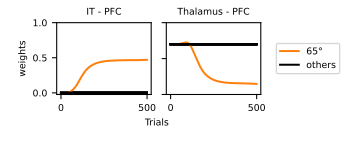

Python code for this plot:

import pylab as plt
import numpy as np
import matplotlib.patches as mpatches
from matplotlib.colors import LinearSegmentedColormap
from scipy import stats
import itertools


"""

Load 1 simulation
Plot weights ITPFC and VAPFC

"""


###  Plot general paramters
degSign=u"\u00b0"

font1={'fontsize': 7,
 'fontweight' : 'normal'}
font2={'fontsize': 11,
 'fontweight' : 'normal'}
font1p={'size': 7,
 'weight' : 'normal'}#p for legends

scaling=95/150

figB=int(150*scaling)#mm
figH=int(60*scaling)#mm
figRes=1000#dpi


###  Plot specific parameters
simulations=[['2020_09_16_mainExperiment_T1', [1,2,3,4,6,8]], ['2020_09_17_mainExperiment_T1', [4,5,7,8]], ['2020_09_21_mainExperiment_T1', [1,2,3,5]]]
num_simulations=len(list(itertools.chain.from_iterable([simulations[i][1] for i in range(len(simulations))])))

plotB=int(40*scaling)#
plotH=int(30*scaling)#

colBarB=int(3*scaling)
colBarH=int(20*scaling)

yLabelB=int(85*scaling)
yLabelH=int(5*scaling)

PosX=[int(10*scaling)]*2#mm
PosY=[int(25*scaling),int(70*scaling)]#mm

colBarX=int(15*scaling)
colBarY=int(115*scaling)

yLabelX=int(49*scaling)
yLabelY=int(25*scaling)

orientations = [10,15,20,25,30,35,40,45,50,55,60,65,70,75,80,85]
cols=['k','k','k','k','k','k','k','k','k','k','k','C1','k','k','k','k']
labels=['_nolegend_','_nolegend_','_nolegend_','_nolegend_','_nolegend_','_nolegend_','_nolegend_','_nolegend_','_nolegend_','_nolegend_','_nolegend_','65'+degSign,'_nolegend_','_nolegend_','_nolegend_','others']

maxTrial=500



#General figure
plt.figure(1,figsize=(figB*0.03937007874,figH*0.03937007874), dpi=figRes)
plt.subplots_adjust(top=1,bottom=0,left=0,right=1.0,hspace=0,wspace=0)

ax1=plt.subplot2grid((figH,figB),(PosX[0],PosY[0]), colspan=plotB, rowspan=plotH)
ax2=plt.subplot2grid((figH,figB),(PosX[1],PosY[1]), colspan=plotB, rowspan=plotH)


axyLabel=plt.subplot2grid((figH,figB),(yLabelX,yLabelY), colspan=yLabelB, rowspan=yLabelH)

#Load data
w_ITPFC=np.zeros((maxTrial,16))
w_VAPFC=np.zeros((maxTrial,16))
for folder, simIDs in simulations:
	for simID in simIDs:
		w_ITPFC_temp=np.load('../data/'+folder+'/w_ITPFC'+str(simID)+'.npy')
		w_VAPFC_temp=np.load('../data/'+folder+'/w_VAPFC'+str(simID)+'.npy')
		trials=0	
		for idx in range(w_ITPFC_temp.shape[0]):
			if w_ITPFC_temp[idx,:,:].sum()!=0:
				trials+=1

		w_ITPFC_temp=np.sum(w_ITPFC_temp,2)

		w_ITPFC+=w_ITPFC_temp[:maxTrial,:]/float(num_simulations)
		w_VAPFC+=w_VAPFC_temp[:maxTrial,:,0]/float(num_simulations)

print('min ',w_ITPFC.min(),w_VAPFC.min())
print('max ',w_ITPFC.max(),w_VAPFC.max())

for idx, orientation in enumerate(orientations):
	ax1.plot(w_ITPFC[:,idx], color=cols[idx], label=labels[idx])
	ax2.plot(w_VAPFC[:,idx], color=cols[idx], label=labels[idx])

for ax in [ax1,ax2]:
	ax.set_yticks([0,0.5,1])
	ax.set_yticklabels([0.0,0.5,1.0], **font1)
	ax.set_xticks([0,maxTrial])
	ax.set_xticklabels([0,maxTrial], **font1)
ax2.set_yticklabels([])
ax1.set_ylabel('weights', **font1)


### Legend
ax2.legend(ncol=1,bbox_to_anchor=(1.5, 0.5), loc=10, borderaxespad=0., prop=font1p)

### ylabel
axyLabel.text(0.5, 0.5, 'Trials', ha='center', va='center', **font1)
axyLabel.axis('off')

ax1.set_title('IT - PFC', **font1)
ax2.set_title('Thalamus - PFC', **font1)





plt.savefig('Learn_PFC.svg', dpi=figRes)



